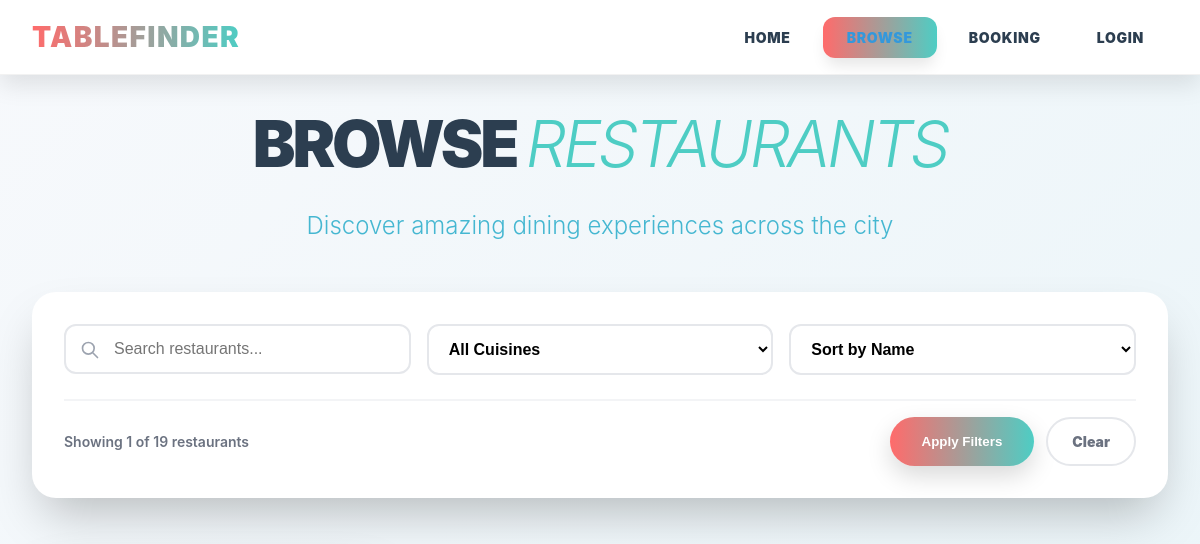
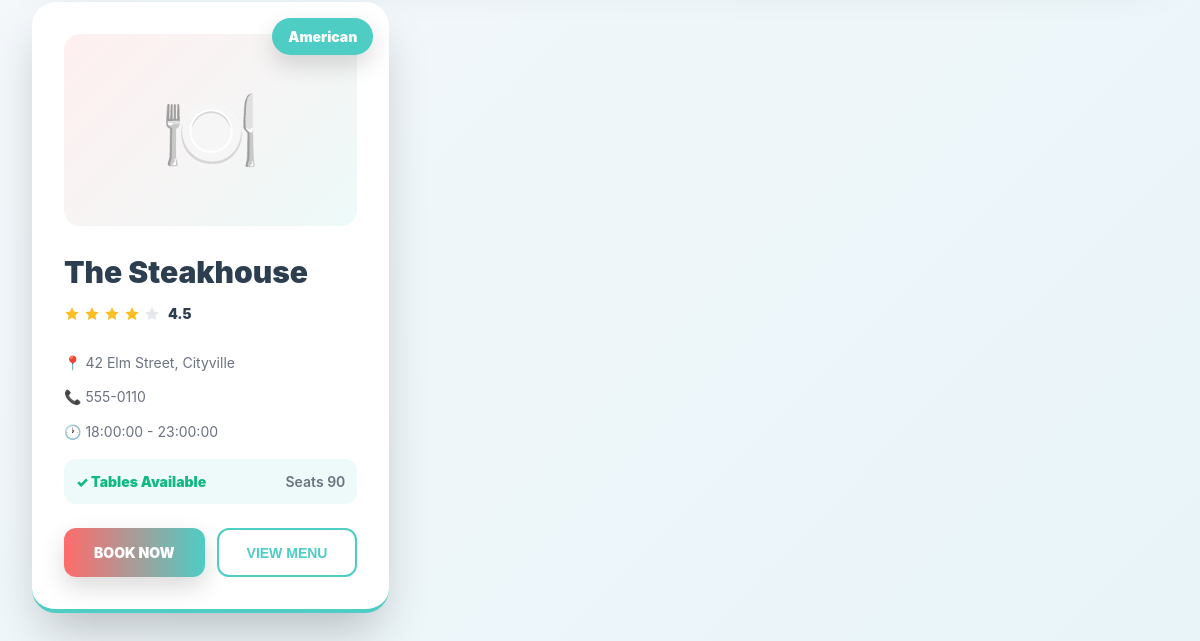
Page /browse?search=&category=&sort=name&page=3 on the earlier database version (2 pictures, top to bottom).
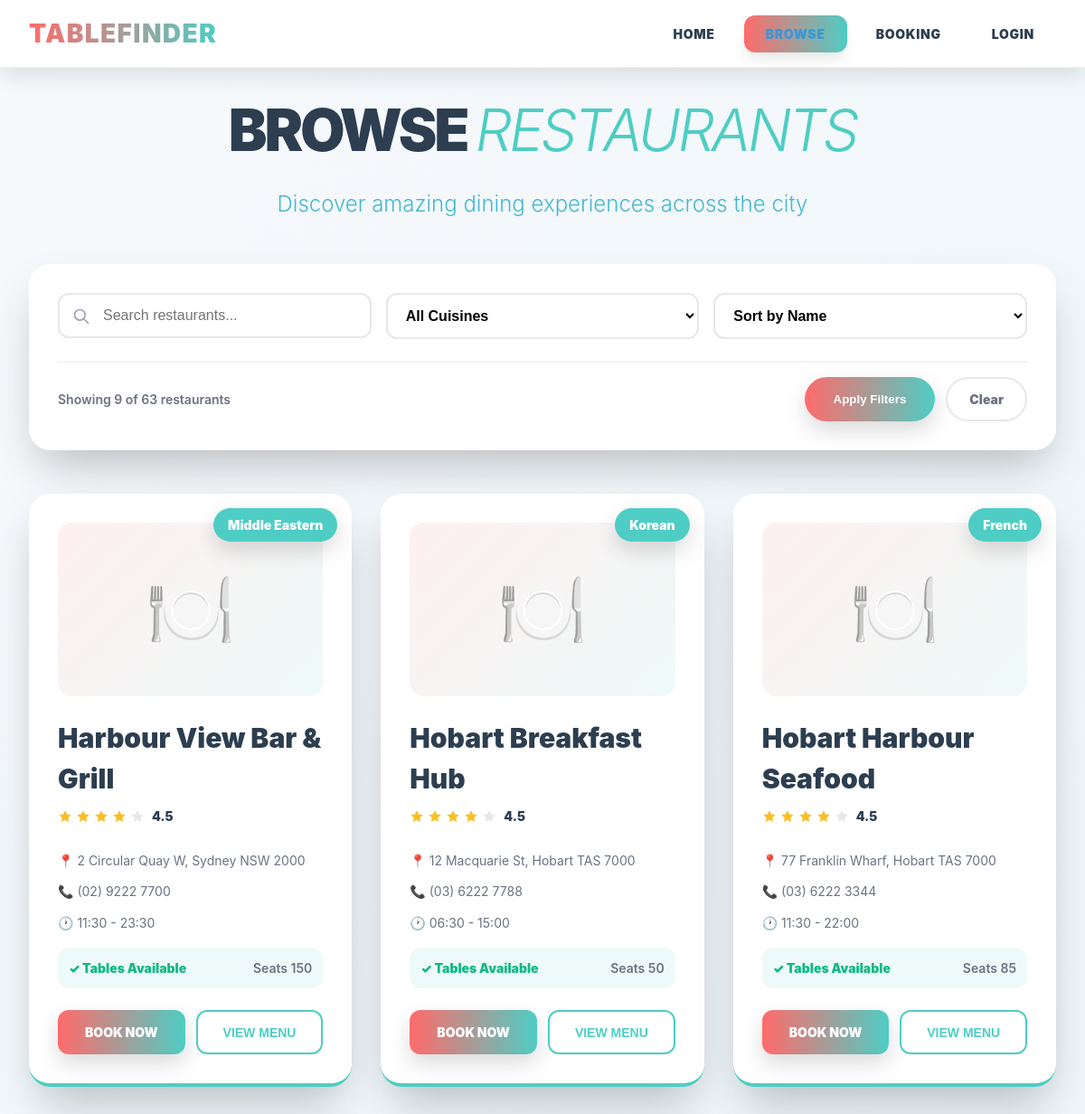
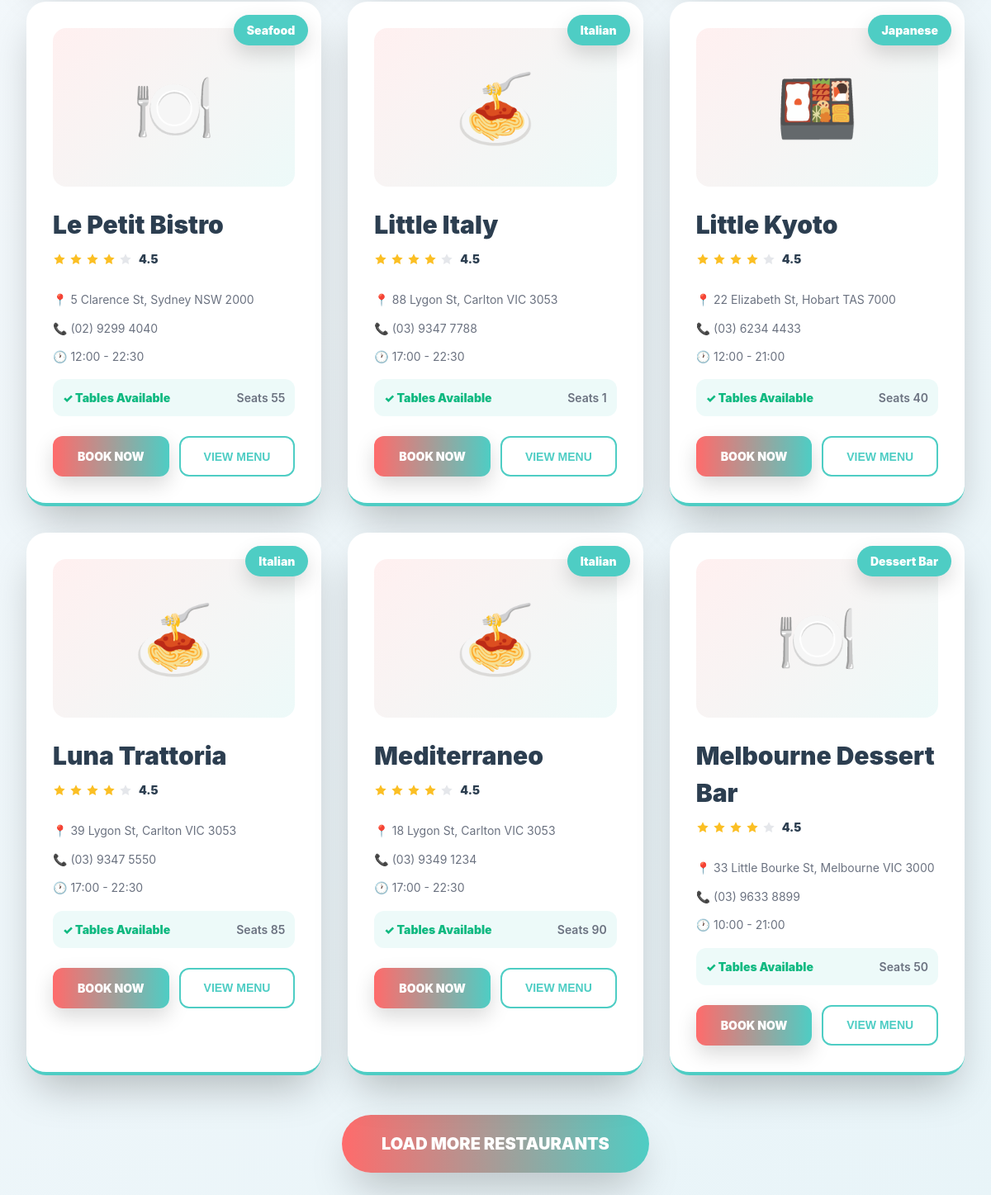
Same page on the later database version (2 pictures, top to bottom).
### tables this page shows
CREATE TABLE Restaurant (Restaurant_Id INTEGER NOT NULL PRIMARY KEY,Restaurant_Name TEXT NOT NULL, Address TEXT NOT NULL,Phone_Number INTEGER NOT NULL,email TEXT NOT NULL,Website TEXT NOT NULL,Capacity INTEGER NOT NULL,Opening_Time TIME NOT NULL,Closing_Time TIME NOT NULL,Category_Id INTEGER NOT NULL,     FOREIGN KEY (Category_Id) REFERENCES Restaurant_Category(Category_Id));

CREATE TABLE Restaurant_Category (Category_Id INTEGER PRIMARY KEY,Category_Name TEXT NOT NULL,Category_Description TEXT);

### main.py (the view)
@app.route('/browse')
def browse():
    search = request.args.get('search', '')
    category = request.args.get('category', '')
    sort = request.args.get('sort', 'name')
    page = int(request.args.get('page', 1))
    per_page = 9
    all_restaurants = get_restaurants()
    filtered = []
    for restaurant in all_restaurants:
        matches = True
        if search and search.lower() not in restaurant['Restaurant_Name'].lower():
            matches = False
        if category and restaurant['Category_Name'] != category:
            matches = False
        if matches:
            filtered.append(restaurant)
    if sort == 'name':
        filtered.sort(key=lambda x: x['Restaurant_Name'])
    elif sort == 'capacity-high':
        filtered.sort(key=lambda x: x['Capacity'], reverse=True)
    elif sort == 'capacity-low':
        filtered.sort(key=lambda x: x['Capacity'])
    total = len(filtered)
    start = (page - 1) * per_page
    end = start + per_page
    restaurants = filtered[start:end]
    has_more = end < total
    categories = get_categories()
    return render_template('browse.html',
            restaurants=restaurants,
            categories=categories,
            search=search,
            category=category,
            sort=sort,
            page=page,
            has_more=has_more,
            total=total)

### database_manager.py (called while the page is built)
def get_db_connection():
    conn = sqlite3.connect(DATABASE)
    conn.row_factory = sqlite3.Row
    return conn

def get_restaurants():
    conn = get_db_connection()
    restaurants = conn.execute('''
        SELECT
            r.Restaurant_Id,
            r.Restaurant_Name,
            r.Address,
            r.Phone_Number,
            r.Email,
            r.Website,
            r.Capacity,
            r.Opening_Time,
            r.Closing_Time,
            rc.Category_Name
        FROM restaurant r
        LEFT JOIN restaurant_category rc ON r.Category_Id = rc.Category_Id
        ORDER BY r.Restaurant_Name
    ''').fetchall()
    conn.close()
    return restaurants

def get_categories():
    conn = get_db_connection()
    categories = conn.execute('''
        SELECT Category_Id, Category_Name, Category_Description
        FROM restaurant_category
        ORDER BY Category_Name
    ''').fetchall()
    conn.close()
    return categories

### templates/browse.html (shortened to what this page needs)
{% extends 'layout.html' %}
{% block content %}
<div class="page-header">
    <h1>
        BROWSE <span class="accent">RESTAURANTS</span>
    </h1>
    <p>Discover amazing dining experiences across the city</p>
</div>
<form method="GET" action="{{ url_for('browse') }}" id="filterForm">
<div style="background: white; border-radius: 1.5rem; box-shadow: 0 25px 50px -12px rgba(0, 0, 0, 0.25); padding: 2rem; margin-bottom: 3rem;">
    <div style="display: grid; grid-template-columns: repeat(auto-fit, minmax(200px, 1fr)); gap: 1rem; margin-bottom: 1.5rem;">
        <div style="position: relative;">
            <svg style="position: absolute; left: 1rem; top: 50%; transform: translateY(-50%); color: #9ca3af; width: 1.25rem; height: 1.25rem;" fill="none" stroke="currentColor" viewBox="0 0 24 24">
                <path stroke-linecap="round" stroke-linejoin="round" stroke-width="2" d="m21 21-6-6m2-5a7 7 0 1 1-14 0 7 7 0 0 1 14 0Z"/>
            </svg>
            <input
                type="text"
                name="search"
                placeholder="Search restaurants..."
                value="{{ search }}"
                style="width: 100%; padding: 0.875rem 1rem 0.875rem 3rem; border: 2px solid #e5e7eb; border-radius: 0.75rem; font-size: 1rem; outline: none;"
                onfocus="this.style.borderColor='#4ecdc4'"
                onblur="this.style.borderColor='#e5e7eb'"
            />
        </div>
        <select name="category" style="width: 100%; padding: 0.875rem 1rem; border: 2px solid #e5e7eb; border-radius: 0.75rem; font-size: 1rem; outline: none; background: white; font-weight: 600;">
            <option value="">All Cuisines</option>
        </select>
        <select name="sort" style="width: 100%; padding: 0.875rem 1rem; border: 2px solid #e5e7eb; border-radius: 0.75rem; font-size: 1rem; outline: none; background: white; font-weight: 600;">
            <option value="name" {% if sort == 'name' %}selected{% endif %}>Sort by Name</option>
        </select>
    </div>
    <div style="display: flex; align-items: center; justify-content: space-between; padding-top: 1rem; border-top: 2px solid #f3f4f6;">
        <div style="color: #6b7280; font-weight: 600;">
            Showing {{ restaurants|length }} of {{ total }} restaurants
        </div>
        <div style="display: flex; gap: 0.75rem;">
            <button
                type="submit"
                style="background: linear-gradient(90deg, #ff6b6b 0%, #4ecdc4 100%); color: white; padding: 0.75rem 2rem; border-radius: 9999px; border: none; font-weight: 900; cursor: pointer; transition: all 0.2s ease; box-shadow: 0 10px 25px rgba(0, 0, 0, 0.15);"
                onmouseover="this.style.transform='scale(1.05)'"
                onmouseout="this.style.transform='scale(1)'"
            >
                Apply Filters
            </button>
            <a
                href="{{ url_for('browse') }}"
                style="background: white; color: #6b7280; padding: 0.75rem 1.5rem; border-radius: 9999px; border: 2px solid #e5e7eb; font-weight: 900; cursor: pointer; transition: all 0.2s ease; text-decoration: none; display: inline-block;"
                onmouseover="this.style.borderColor='#ff6b6b'; this.style.color='#ff6b6b'"
                onmouseout="this.style.borderColor='#e5e7eb'; this.style.color='#6b7280'"
            >
                Clear
            </a>
        </div>
    </div>
</div>
</form>
<div class="restaurants-grid">
    {% for restaurant in restaurants %}
    <div class="restaurant-card" style="position: relative; overflow: hidden;">
        <div style="position: absolute; top: 1rem; right: 1rem; background: #4ecdc4; color: white; padding: 0.5rem 1rem; border-radius: 9999px; font-weight: 900; font-size: 0.875rem; box-shadow: 0 10px 25px rgba(0, 0, 0, 0.15); z-index: 10;">
            {% if restaurant.Category_Name %}
                {{ restaurant.Category_Name }}
            {% else %}
                Restaurant
            {% endif %}
        </div>
        <div style="height: 12rem; background: linear-gradient(135deg, rgba(255, 107, 107, 0.1) 0%, rgba(78, 205, 196, 0.1) 100%); border-radius: 1rem; margin-bottom: 1.5rem; display: flex; align-items: center; justify-content: center; font-size: 5rem;">
            {% if restaurant.Category_Name == 'Italian' %}
                🍝
            {% elif restaurant.Category_Name == 'Japanese' %}
                🍱
            {% elif restaurant.Category_Name == 'Modern Australian' %}
                🦘
            {% else %}
                🍽️
            {% endif %}
        </div>
        <div style="display: flex; justify-content: space-between; align-items: start; margin-bottom: 1rem;">
            <div style="flex: 1;">
                <h3 style="margin-bottom: 0.5rem;">{{ restaurant.Restaurant_Name }}</h3>
                <div style="display: flex; align-items: center; gap: 0.25rem; margin-bottom: 0.75rem;">
                    <svg style="width: 1rem; height: 1rem; color: #fbbf24; fill: currentColor;" viewBox="0 0 24 24">
                        <path d="M12 2l3.09 6.26L22 9.27l-5 4.87 1.18 6.88L12 17.77l-6.18 3.25L7 14.14 2 9.27l6.91-1.01L12 2z"/>
                    </svg>
                    <svg style="width: 1rem; height: 1rem; color: #fbbf24; fill: currentColor;" viewBox="0 0 24 24">
                        <path d="M12 2l3.09 6.26L22 9.27l-5 4.87 1.18 6.88L12 17.77l-6.18 3.25L7 14.14 2 9.27l6.91-1.01L12 2z"/>
                    </svg>
                    <svg style="width: 1rem; height: 1rem; color: #fbbf24; fill: currentColor;" viewBox="0 0 24 24">
                        <path d="M12 2l3.09 6.26L22 9.27l-5 4.87 1.18 6.88L12 17.77l-6.18 3.25L7 14.14 2 9.27l6.91-1.01L12 2z"/>
                    </svg>
                    <svg style="width: 1rem; height: 1rem; color: #fbbf24; fill: currentColor;" viewBox="0 0 24 24">
                        <path d="M12 2l3.09 6.26L22 9.27l-5 4.87 1.18 6.88L12 17.77l-6.18 3.25L7 14.14 2 9.27l6.91-1.01L12 2z"/>
                    </svg>
                    <svg style="width: 1rem; height: 1rem; color: #e5e7eb; fill: currentColor;" viewBox="0 0 24 24">
                        <path d="M12 2l3.09 6.26L22 9.27l-5 4.87 1.18 6.88L12 17.77l-6.18 3.25L7 14.14 2 9.27l6.91-1.01L12 2z"/>
                    </svg>
                    <span style="font-weight: 900; color: #2c3e50; margin-left: 0.25rem; font-size: 0.875rem;">4.5</span>
                </div>
            </div>
        </div>
        <p style="margin-bottom: 0.75rem; color: #6b7280; font-size: 0.875rem;">
            <strong style="color: #2c3e50;">📍</strong> {{ restaurant.Address }}
        </p>
        <p style="margin-bottom: 0.75rem; color: #6b7280; font-size: 0.875rem;">
            <strong style="color: #2c3e50;">📞</strong> {{ restaurant.Phone_Number }}
        </p>
        <p style="margin-bottom: 1rem; color: #6b7280; font-size: 0.875rem;">
            <strong style="color: #2c3e50;">🕐</strong> {{ restaurant.Opening_Time }} - {{ restaurant.Closing_Time }}
        </p>
        <div style="display: flex; justify-content: space-between; align-items: center; margin-bottom: 1.5rem; padding: 0.75rem; background: rgba(78, 205, 196, 0.1); border-radius: 0.75rem;">
            <span style="color: #10b981; font-weight: 900; font-size: 0.875rem;">✓ Tables Available</span>
            <span style="color: #6b7280; font-weight: 600; font-size: 0.875rem;">Seats {{ restaurant.Capacity }}</span>
        </div>
        <div style="display: grid; grid-template-columns: 1fr 1fr; gap: 0.75rem;">
            <a
                href="{{ url_for('booking') }}"
                style="background: linear-gradient(90deg, #ff6b6b 0%, #4ecdc4 100%); color: white; padding: 0.875rem; border-radius: 0.75rem; text-align: center; text-decoration: none; font-weight: 900; font-size: 0.875rem; transition: all 0.2s ease; box-shadow: 0 10px 25px rgba(0, 0, 0, 0.15);"
                onmouseover="this.style.transform='scale(1.05)'"
                onmouseout="this.style.transform='scale(1)'"
            >
                BOOK NOW
            </a>
            <button
                style="background: white; color: #4ecdc4; border: 2px solid #4ecdc4; padding: 0.875rem; border-radius: 0.75rem; font-weight: 900; font-size: 0.875rem; cursor: pointer; transition: all 0.2s ease;"
                onmouseover="this.style.background='#4ecdc4'; this.style.color='white'"
                onmouseout="this.style.background='white'; this.style.color='#4ecdc4'"
            >
                VIEW MENU
            </button>
        </div>
    </div>
    {% endfor %}
</div>
{% if has_more %}
<div style="text-align: center; padding: 3rem 0;">
    <a
        href="{{ url_for('browse', search=search, category=category, sort=sort, page=page+1) }}"
        style="display: inline-block; background: linear-gradient(90deg, #ff6b6b 0%, #4ecdc4 100%); color: white; padding: 1.25rem 3rem; border-radius: 9999px; border: none; font-size: 1.25rem; font-weight: 900; cursor: pointer; transition: all 0.2s ease; box-shadow: 0 25px 50px -12px rgba(0, 0, 0, 0.25); text-decoration: none;"
        onmouseover="this.style.transform='scale(1.05)'"
        onmouseout="this.style.transform='scale(1)'"
    >
        LOAD MORE RESTAURANTS
    </a>
</div>
{% endif %}
{% endblock %}

### templates/layout.html (shortened to what this page needs)
<!DOCTYPE html>
<html lang="en">
<head>
    <link rel="stylesheet" href="{{ url_for('static', filename='css/style.css') }}">
</head>
<body>
    <nav class="navbar">
        <div class="nav-container">
            <a href="{{ url_for('index') }}" class="nav-brand">TABLEFINDER</a>
            <ul class="nav-menu">
                <li><a href="{{ url_for('index') }}" class="nav-link {% if request.endpoint == 'index' %}active{% endif %}">HOME</a></li>
                <li><a href="{{ url_for('browse') }}" class="nav-link {% if request.endpoint == 'browse' %}active{% endif %}">BROWSE</a></li>
                <li><a href="{{ url_for('booking') }}" class="nav-link {% if request.endpoint == 'booking' %}active{% endif %}">BOOKING</a></li>
                <li><a href="{{ url_for('login') }}" class="nav-link {% if request.endpoint == 'login' %}active{% endif %}">LOGIN</a></li>
            </ul>
        </div>
    </nav>
    <div class="container">
        {% block content %}
        {% endblock %}
    </div>
</body>
</html>

### static/css/style.css (style rules this page uses)
* { margin: 0; padding: 0; box-sizing: border-box; }
body { font-family: -apple-system, BlinkMacSystemFont, "Segoe UI", "Roboto", sans-serif; font-size: 14px; line-height: 1.5; background: linear-gradient(135deg, #f7f9fc 0%, #e8f4f8 100%); min-height: 100vh; }
.navbar { position: fixed; top: 0; left: 0; right: 0; background: rgba(255, 255, 255, 0.95); backdrop-filter: blur(10px); box-shadow: 0 10px 25px rgba(0, 0, 0, 0.1); border-bottom: 1px solid rgba(0, 0, 0, 0.05); z-index: 50; }
.nav-container { max-width: 1400px; margin: 0 auto; padding: 1rem 2rem; display: flex; justify-content: space-between; align-items: center; }
.nav-brand { font-size: 1.75rem; font-weight: 900; background: linear-gradient(90deg, #ff6b6b 0%, #4ecdc4 100%); -webkit-background-clip: text; -webkit-text-fill-color: transparent; background-clip: text; text-decoration: none; letter-spacing: 0.05em; }
.nav-menu { display: flex; list-style: none; gap: 0.5rem; }
.nav-link { padding: 0.75rem 1.5rem; border-radius: 0.75rem; font-weight: 900; color: #2c3e50; text-decoration: none; transition: all 0.2s ease; letter-spacing: 0.05em; font-size: 0.875rem; }
.nav-link.active { background: linear-gradient(to right, #ff6b6b, #4ecdc4); color: white; box-shadow: 0 10px 15px -3px rgba(0, 0, 0, 0.1); }
.container { max-width: 1400px; margin: 0 auto; padding: 6rem 2rem 2rem; }
.page-header { text-align: center; margin-bottom: 3rem; }
.page-header h1 { font-size: 4rem; font-weight: 900; color: #2c3e50; margin-bottom: 1rem; letter-spacing: -0.05em; }
.page-header .accent { color: #4ecdc4; font-style: italic; font-weight: 300; }
.page-header p { font-size: 1.5rem; color: #45b7d1; font-weight: 300; }
.restaurants-grid { display: grid; grid-template-columns: repeat(auto-fill, minmax(350px, 1fr)); gap: 2rem; margin-top: 2rem; }
.restaurant-card { background: white; border-radius: 1.5rem; padding: 2rem; box-shadow: 0 25px 50px -12px rgba(0, 0, 0, 0.25); border-bottom: 4px solid #4ecdc4; transition: all 0.3s ease; cursor: pointer; }
.restaurant-card h3 { color: #2c3e50; margin-bottom: 1rem; font-size: 1.875rem; font-weight: 900; }
.restaurant-card p { margin-bottom: 0.75rem; color: #666; line-height: 1.6; }

Differences in the rows shown:
removed Restaurant: Category_Name "American", Restaurant_Name "The Steakhouse", Address "42 Elm Street, Cityville", Phone_Number "555-0110", Opening_Time "18:00:00", Closing_Time "23:00:00", Capacity "90"
added Restaurant: Category_Name "Middle Eastern", Restaurant_Name "Harbour View Bar & Grill", Address "2 Circular Quay W, Sydney NSW 2000", Phone_Number "(02) 9222 7700", Opening_Time "11:30", Closing_Time "23:30", Capacity "150"
added Restaurant: Category_Name "Korean", Restaurant_Name "Hobart Breakfast Hub", Address "12 Macquarie St, Hobart TAS 7000", Phone_Number "(03) 6222 7788", Opening_Time "06:30", Closing_Time "15:00", Capacity "50"
added Restaurant: Category_Name "French", Restaurant_Name "Hobart Harbour Seafood", Address "77 Franklin Wharf, Hobart TAS 7000", Phone_Number "(03) 6222 3344", Opening_Time "11:30", Closing_Time "22:00", Capacity "85"
added Restaurant: Category_Name "Seafood", Restaurant_Name "Le Petit Bistro", Address "5 Clarence St, Sydney NSW 2000", Phone_Number "(02) 9299 4040", Opening_Time "12:00", Closing_Time "22:30", Capacity "55"
added Restaurant: Category_Name "Italian", Restaurant_Name "Little Italy", Address "88 Lygon St, Carlton VIC 3053", Phone_Number "(03) 9347 7788", Opening_Time "17:00", Closing_Time "22:30", Capacity "1"
added Restaurant: Category_Name "Japanese", Restaurant_Name "Little Kyoto", Address "22 Elizabeth St, Hobart TAS 7000", Phone_Number "(03) 6234 4433", Opening_Time "12:00", Closing_Time "21:00", Capacity "40"
now on this page (row edited): Restaurant: Category_Name "Italian", Restaurant_Name "Luna Trattoria", Address "39 Lygon St, Carlton VIC 3053", Phone_Number "(03) 9347 5550", Opening_Time "17:00", Closing_Time "22:30", Capacity "85"
added Restaurant: Category_Name "Italian", Restaurant_Name "Mediterraneo", Address "18 Lygon St, Carlton VIC 3053", Phone_Number "(03) 9349 1234", Opening_Time "17:00", Closing_Time "22:30", Capacity "90"
added Restaurant: Category_Name "Dessert Bar", Restaurant_Name "Melbourne Dessert Bar", Address "33 Little Bourke St, Melbourne VIC 3000", Phone_Number "(03) 9633 8899", Opening_Time "10:00", Closing_Time "21:00", Capacity "50"
Other differences:
{{ restaurants|length }}: "1" → "9"
{{ total }}: "19" → "63"
text now shown: "LOAD MORE RESTAURANTS"
